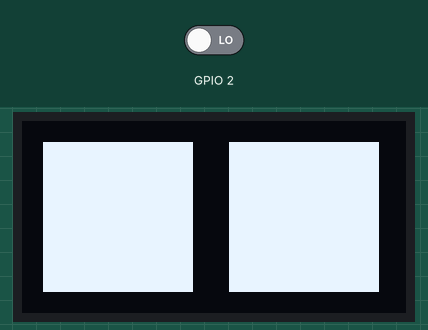
Recording of a sketch running on a simulated ESP32. On the bench: 128×64 one-colour display. Inputs (shaded band) come from the test bench; at power-on: GPIO 2 LOW. What the sketch prints to the serial monitor is not drawn.

Above: at 1.4 s.
1.5 s: GPIO 2 driven HIGH
At 1.91 s:
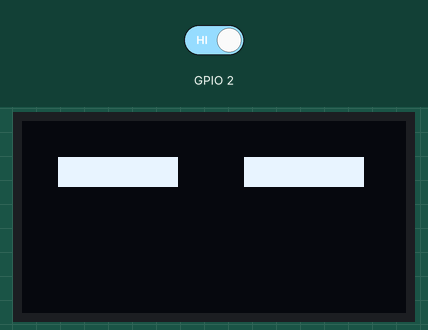
At 2.83 s:
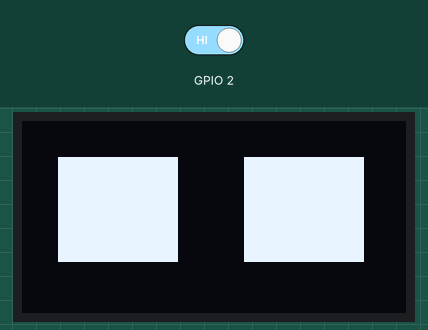
Timing chart, 0 to 4.5 s (numbered marks = the images above; inputs shaded):
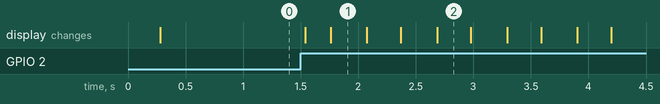

The sketch:

deskBot.ino
```cpp
#include <Wire.h>
#include <Adafruit_GFX.h>
#include <Adafruit_SSD1306.h>

#define SCREEN_WIDTH 128
#define SCREEN_HEIGHT 64
#define OLED_RESET    -1
Adafruit_SSD1306 display(SCREEN_WIDTH, SCREEN_HEIGHT, &Wire, OLED_RESET);

int viberPin = 4-2;

void setup() {
  pinMode(viberPin, INPUT);

  Serial.begin(115200);
  Wire.begin(5, 4); // SDA=5, SCL=4

  if (!display.begin(SSD1306_SWITCHCAPVCC, 0x3C)) {
    Serial.println(F("SSD1306 bulunamadi"));
    for (;;) ;
  }
  display.clearDisplay();
  display.display();
  delay(200);
}

void drawEye(int x, int y, int w, int h) {
  display.fillRect(x, y, w, h, SSD1306_WHITE);
}

void blinkEyes() {
  int sizeW = 40;   // Göz genişliği
  int sizeH = 40;   // Normal yükseklik

  int leftX = (SCREEN_WIDTH/2 - sizeW) / 2;
  int rightX = (SCREEN_WIDTH+60 - sizeW) / 2;
  int eyeY = (SCREEN_HEIGHT - sizeH) / 2;

  // Göz kapatma (yükseklik küçülüyor)
  for (int h = sizeH; h > 5; h -= 5) {
    display.clearDisplay();
    drawEye(leftX, eyeY, sizeW, h);
    drawEye(rightX, eyeY, sizeW, h);
    display.display();
    delay(10);
  }

  delay(75); // Tam kapalı kalma süresi

  // Göz açma (yükseklik geri büyüyor)
  for (int h = 5; h <= sizeH; h += 5) {
    display.clearDisplay();
    drawEye(leftX, eyeY, sizeW, h);
    drawEye(rightX, eyeY, sizeW, h);
    display.display();
    delay(10);
  }
}

void loop() {
  int viberConteol = digitalRead(viberPin);
  Serial.println(viberConteol);
  if(viberConteol == 0){
    // Normal göz açık
    display.clearDisplay();
    drawEye((SCREEN_WIDTH/2 - 50) / 2, (SCREEN_HEIGHT - 50) / 2, 50, 50);
    drawEye((SCREEN_WIDTH+60 - 50) / 2, (SCREEN_HEIGHT - 50) / 2, 50, 50);
    display.display();
  }
  else{
    blinkEyes();
  }
}
```

Measured:
- after the input at 1.5 s, the display: first changes at once (image 1 shows a later state)
